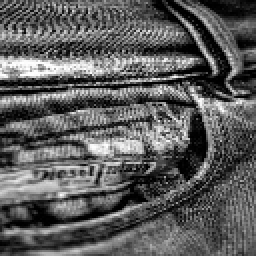
#> input picture HR/im1005.jpg, 128 x 128 px, given as the content of the folder mirflickr, which was not available (shown 2 times larger)
$ python dataset.py
#> lines starting #> are read from the running program, lines starting #| are printed output that depends on the picture
import os
import cv2

train_dir = "mirflickr"
hr_dir = "HR"
lr_dir = "LR"
os.makedirs(hr_dir, exist_ok=True)
os.makedirs(lr_dir, exist_ok=True)

for img in os.listdir(train_dir):
    img_path = os.path.join(train_dir, img)
    img_arr = cv2.imread(img_path)
#> img_arr is the input picture: shape (128, 128, 3); min 0, max 255, mean 92.2
    # Skip if the image can't be read
    if img_arr is None:
        continue

    hr_img = cv2.resize(img_arr, (128, 128))
    lr_img = cv2.resize(img_arr, (32, 32))
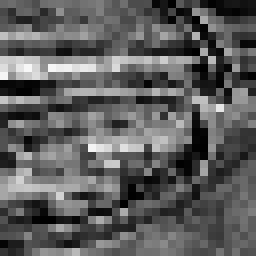
#> lr_img: shape (32, 32, 3) (shown 8 times larger); min 0, max 247, mean 92.6

    cv2.imwrite(os.path.join(lr_dir, img), lr_img)
    cv2.imwrite(os.path.join(hr_dir, img), hr_img)

$ run again, on HR/im10649.jpg
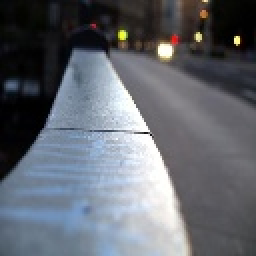
#> input picture HR/im10649.jpg, 128 x 128 px, given as the content of the folder mirflickr, which was not available (shown 2 times larger)
#> img_arr is the input picture: shape (128, 128, 3); mean B, G, R 111.1, 103.4, 99
#> `lr_img = cv2.resize(img_arr, (32, 32))`:
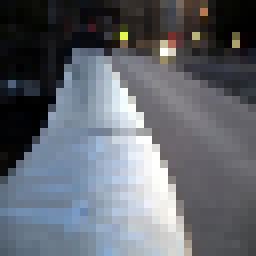
#> lr_img: shape (32, 32, 3) (shown 8 times larger); mean B, G, R 111, 103.3, 98.9

$ run again, on HR/im1071.jpg
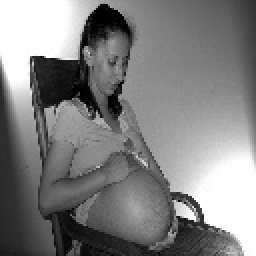
#> input picture HR/im1071.jpg, 128 x 128 px, given as the content of the folder mirflickr, which was not available (shown 2 times larger)
#> img_arr is the input picture: shape (128, 128, 3); min 0, max 255, mean 128.7
#> `lr_img = cv2.resize(img_arr, (32, 32))`:
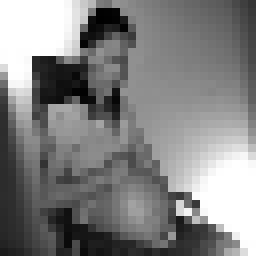
#> lr_img: shape (32, 32, 3) (shown 8 times larger); min 0, max 255, mean 128.8

$ run again, on HR/im10906.jpg
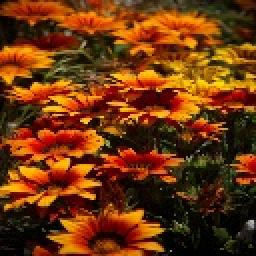
#> input picture HR/im10906.jpg, 128 x 128 px, given as the content of the folder mirflickr, which was not available (shown 2 times larger)
#> img_arr is the input picture: shape (128, 128, 3); mean B, G, R 12.2, 53.9, 110.2
#> `lr_img = cv2.resize(img_arr, (32, 32))`:
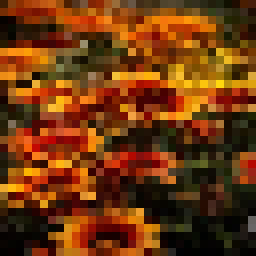
#> lr_img: shape (32, 32, 3) (shown 8 times larger); mean B, G, R 13.3, 55.3, 111.5
